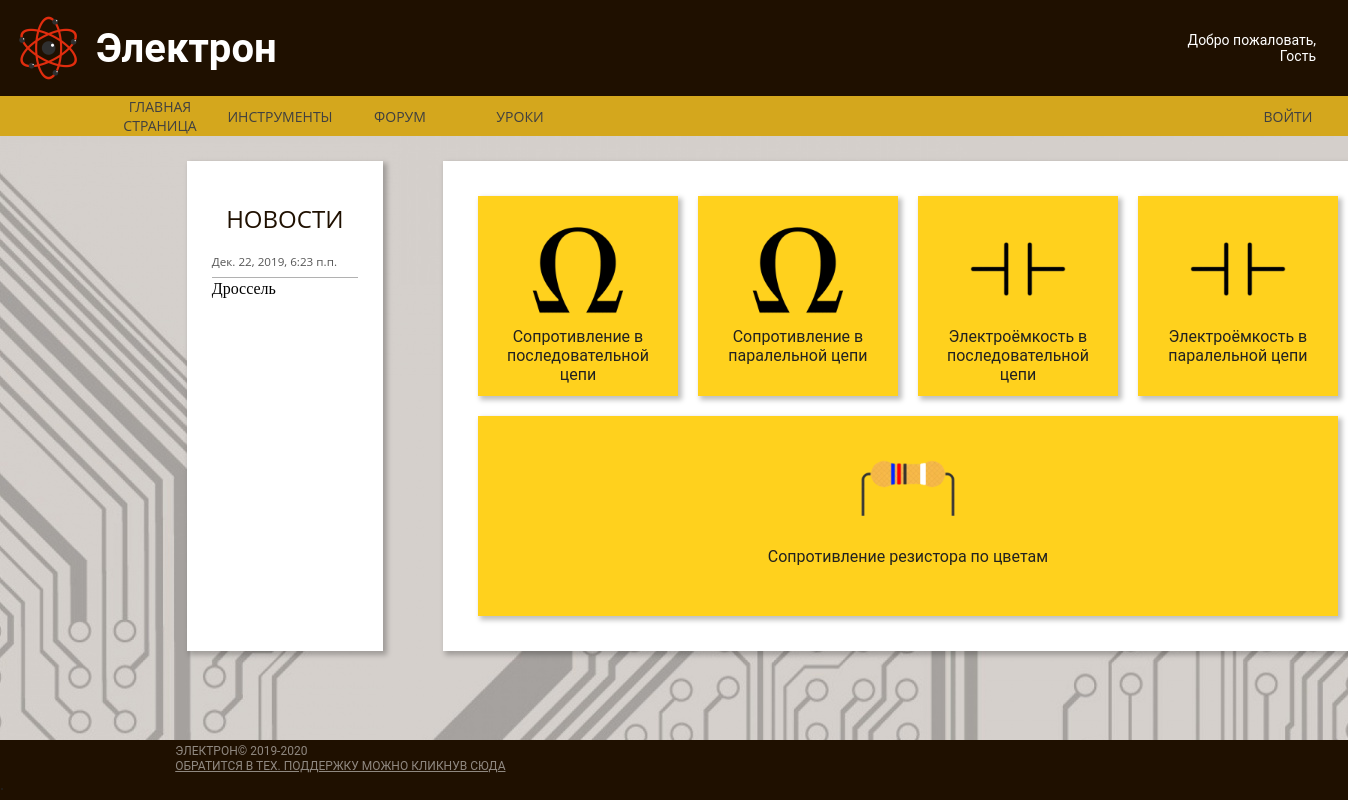
The page /tools on the database as committed earlier.
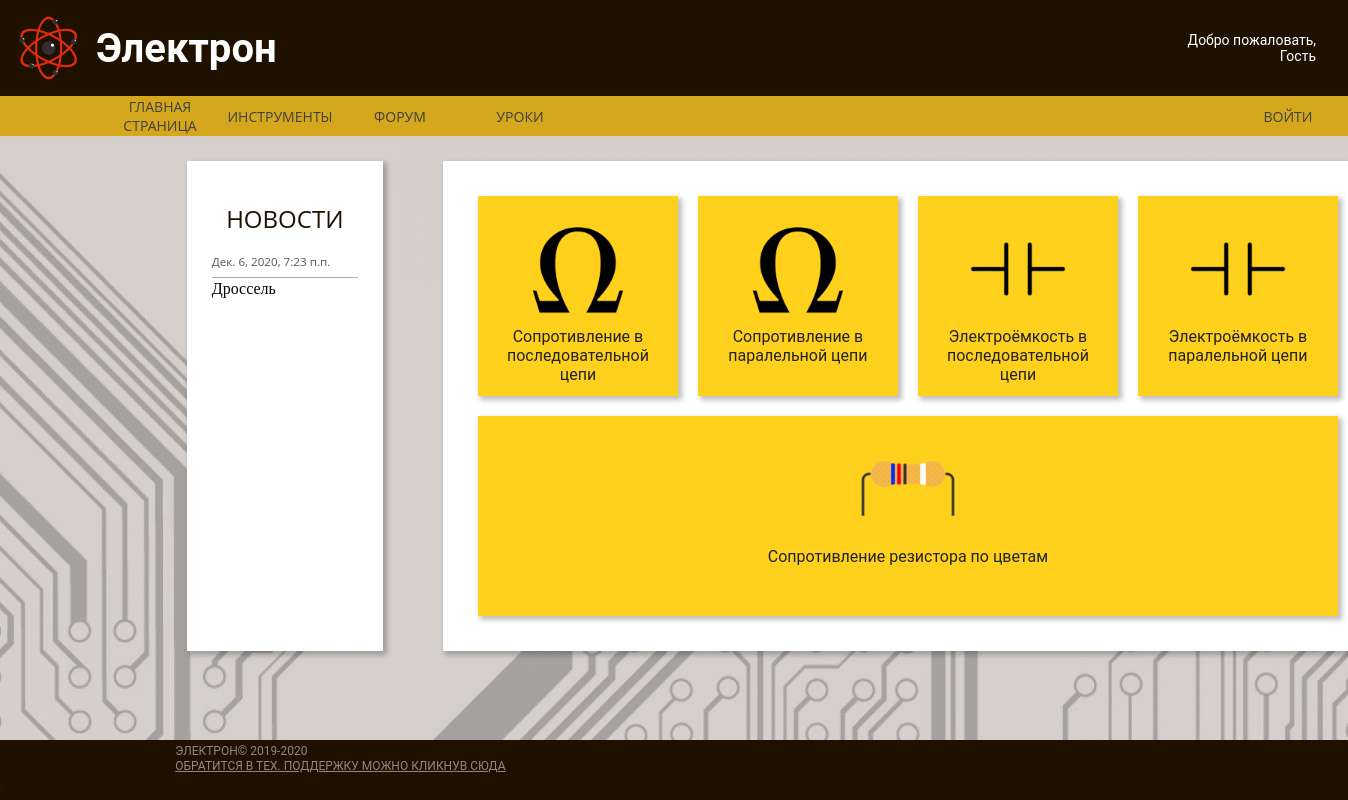
The same page on the database as committed later.
### Main/models.py (models this page shows, shortened)
class News(models.Model):
    Title = models.CharField("название", max_length=90)
    Subtitle = models.CharField("Под название", max_length=90)
    text = models.TextField("текст")
    pub_date_com = models.DateTimeField(default=datetime.datetime.now())

### Main/views.py (the view)
# urls.py: path("tools", tools.as_view(), name = 'tools_url'),
class tools(TipRender, View):
    temp = "First/tools"

### Main/utils.py (called while the page is built)
def news():
    return reversed(News.objects.all())

def CheckCOOKIE(request):
    if "UserNick" in request.COOKIES:
        if request.COOKIES["UserNick"] != "":
            h = request.COOKIES["UserNick"]
        else:
            h = ""
    else:
        h = ""
    return h

    def get(self, request, **kwargs):
        h = CheckCOOKIE(request)
        if 'ROOT' in request.COOKIES:
            g = request.COOKIES['ROOT']
        else:
            g = 'False'
        if 'num' in kwargs:
            self.temp += kwargs['num']
            self.temp += '.html'
            return render(request, self.temp, context={'Nick': h, "ROOT": g, "news": news()})
        elif "Nic" in kwargs:
            n = get_object_or_404(user, Nickname_us=kwargs['Nic'])
            arts = Post.objects.filter(author_art__iexact=n.Nickname_us)
            self.temp += '.html'
            return render(request, self.temp,
                          context={'Nick': h, "ROOT": g, "Posts": arts, 'User': n, "news": news()})
        else:
            self.temp += '.html'
            return render(request, self.temp, context={'Nick': h, "ROOT": g, "news": news(), "News": news()})

### Main/templates/First/Tools.html
{% extends "First/Base_blok.html" %}
{% load static %}
{% block css %}
    <link rel="stylesheet" href="{% static 'css/normalize.css' %}">
    <link rel="stylesheet" href="{% static 'css/main.css' %}">
    <link rel="stylesheet" href="{% static 'css/tools.css' %}">
{% endblock %}
{% block content %}
<div class="container main-container">
    <div class="container side-bar">
        <h1 class="item title side-bar-title">
            Новости
        </h1>
        {% for i in news %}
        <a class="item link side-bar-link">
            <span class="date">{{i.pub_date_com}} </span><a style="text-decoration: none; color: black" href="{% url 'new_detail_url' i.id %}">{{i.Title}}</a>
        </a>
        {% endfor %}
    </div>
    <div class="container generic">
        <div class="container tools-row">
            <a style="text-decoration: none; color: #222220" href = "{% url 'tool_url' 'resistance' %}">
                <div class="container tools-item" id="tool-res">
                    <img class="item tools-item-icon" src="/media/images/img/ohm-icon128.png" alt="">
                    <span class="item tools-text">Сопротивление в последовательной цепи</span>
                </div>
            </a>
            <a style="text-decoration: none; color: #222220" href = "{% url 'tool_url' 'resistance_par' %}">
                <div class="container tools-item" id="tool-res-p">
                        <img class="item tools-item-icon" src="/media/images/img/ohm-icon128.png" alt="">
                    <span class="item tools-text">Сопротивление в паралельной цепи</span>
                </div>
            </a>
            <a style="text-decoration: none; color: #222220" href = "{% url 'tool_url' 'capacitance' %}">
                <div class="container tools-item" id="tool-cap">
                        <img class="item tools-item-icon" src="/media/images/img/capacitor128.png" alt="">
                    <span class="item tools-text">Электроёмкость в последовательной цепи</span>
                </div>
            </a>
            <a style="text-decoration: none; color: #222220" href = "{% url 'tool_url' 'capacitance_par' %}">
                <div class="container tools-item" id="tool-cap-p">
                        <img class="item tools-item-icon" src="/media/images/img/capacitor128.png" alt="">
                    <span class="item tools-text">Электроёмкость в паралельной цепи</span>
                </div>
            </a>
            </div>
         <a style="text-decoration: none; color: #222220" href = "{% url 'tool_url' 'resistance_by_color' %}">
            <div class="container tools-row">
                <div class="container tools-item" id="tool-color">
                    <img class="item tools-item-icon" src="/media/images/img/resistor128.png" alt="">
                    <span class="item tools-text">Сопротивление резистора по цветам</span>
                </div>
            </div>
        </a>
    </div>
</div>
{% endblock %}

### Main/templates/First/Base_blok.html
{% extends 'base.html' %}

### templates/base.html (shortened to what this page needs)
{% load static %}
<!DOCTYPE html>
<html lang="en">
<head>
    {% block css %}
    {% endblock %}
</head>
<body background="/media/images/img/circutry.jpg">
    <header class="container header">
        <div class="container top">
            <img class="item top-logo" src="/media/images/img/Electron128.png" alt="">
            <div class="container top-name">
                <a class="item top-name-text">Электрон</a>
            </div>
            <div class="container top-user">
                {% if Nick == "" %}
                <span class="item top-user-text">Добро пожаловать,<br>Гость</span>
                {% else %}
                <span class="item top-user-text">Добро пожаловать,<br>{{Nick}}</span>
                {% endif %}
            </div>
        </div>
        <div class="container navbar">
            <div class="container block navbar-block">
                <a class="item link navbar-link" href="{% url 'main_url' %}">Главная страница</a>
            </div>
            <div class="container block navbar-block">
                <a class="item link navbar-link" href="{% url 'tools_url' %}">Инструменты</a>
            </div>
            <div class="container block navbar-block">
                <a class="item link navbar-link" href="{% url 'Forum_url' %}">Форум</a>
            </div>
            <div class="container block navbar-block">
                <a class="item link navbar-link" href="{% url 'art_list_url' %}">Уроки</a>
            </div>
            {% if Nick == "" %}
            <div class="container block navbar-block"></div>
            <div class="container block navbar-block">
                <a class="item link navbar-link" href="{% url 'auto_url' %}">Войти</a>
            </div>
            {% else %}
            <div class="container block navbar-block"></div>
            <div class="container block navbar-block">
                <a class="item link navbar-link" href="{% url 'exit_url' %}">Выйти</a>
            </div>
            {% endif %}
        </div>
    </header>
    {% block content %}
    {% endblock %}
    <footer class="container footer">
    <div class="container footer-copyright">
        <a class="item text copyright-text">Электрон© 2019-2020</a> <a class="item text copyright-text" href="{% url 'Support_url' %}">Обратится в Тех. поддержку можно кликнув
                сюда</a>.
    </div>
    </footer>
</body>
</html>

### Main/static/css/main.css (style rules this page uses)
html { color: #222; font-size: 1em; line-height: 1.4; }
audio, canvas, iframe, img, svg, video { vertical-align: middle; }
.container { display: flex; flex-direction: column; flex-grow: 1; flex-shrink: 1; }
.item { font-family: Roboto, sans-serif; font-style: normal; font-weight: normal; line-height: normal; }
html, body { min-height: 100%; display: flex; flex-direction: column; }
body { background-image: url(/media/images/img/circutry.jpg); }
.header { margin: 0; padding: 0; flex: 1; }
.main-container { flex: 1; flex-direction: row; margin-left: 12%; margin-right: 12%; padding: 25px; }
.top { flex-direction: row; background-color: #1f1000; }
.top-logo { margin: 16px; width: 64px; height: 64px; }
.top-name { justify-content: center; }
.top-name-text { font-size: 40px; font-weight: 600; color: #FFFFFF; }
.top-user { padding: 32px; }
.top-user-text { text-align: right; font-size: 14px; color: #FFFFFF; }
.navbar { height: 40px; background: #d4a71d; flex-direction: row; justify-content: left; padding-left: 100px; }
.navbar-block { max-width: 120px; justify-content: center; }
.navbar-block:nth-last-of-type(2) { max-width: 100%; alignment: right; }
.navbar-link { max-width: 120px; font-family: Open Sans, sans-serif; font-style: normal; font-weight: normal; line-height: normal; font-size: 14px; text-align: center; text-transform: uppercase; color: #404040; text-decoration-line: none; }
.generic { flex-shrink: 3; padding: 25px; background-color: #ffffff; box-shadow: 3px 3px 5px 1px rgba(0, 0, 0, 0.25); }
.side-bar { padding: 25px; min-width: 15%; max-width: 30%; margin-right: 60px; background-color: #ffffff; box-shadow: 3px 3px 5px 1px rgba(0, 0, 0, 0.25); }
.side-bar-title { font-family: Open Sans, sans-serif; font-style: normal; font-weight: normal; font-size: 24px; text-transform: uppercase; text-align: center; color: #1f1000; }
.side-bar-link { font-family: Open Sans, sans-serif; font-style: normal; font-weight: normal; line-height: 20px; font-size: 14px; color: #000000; padding-bottom: 5px; border-bottom: 1px solid #B1B1B1; }
.footer { width: 100%; margin: 0; padding: 0; }
.footer-copyright { height: 60px; background: #1f1000; justify-content: center; }
.copyright-text { margin-left: 13%; font-family: Roboto, sans-serif; font-style: normal; font-weight: normal; line-height: 15px; font-size: 12px; text-transform: uppercase; color: rgba(255, 255, 255, 0.5); text-align: left; }
.date { font-size: smaller; color: #555555; }

### Main/static/css/tools.css (style rules this page uses)
.tools-row { flex-direction: row; }
.tools-item { margin: 10px; padding: 25px; width: 150px; height: 150px; background-color: #ffd11d; box-shadow: 3px 3px 5px 1px rgba(0, 0, 0, 0.25); align-items: center; }
.tools-item-icon { width: 96px; height: 96px; margin-bottom: 10px; }
.tools-text { text-align: center; }

### templates/base.html (style rules this page uses)
footer { position: fixed; left: 0; bottom: 0; padding: 10px; }

Rows that differ between the two databases and show on the page:
removed News: pub_date_com "Дек. 22, 2019, 6:23 п.п.", Title "Дроссель"
added News: pub_date_com "Дек. 6, 2020, 7:23 п.п.", Title "Дроссель"
